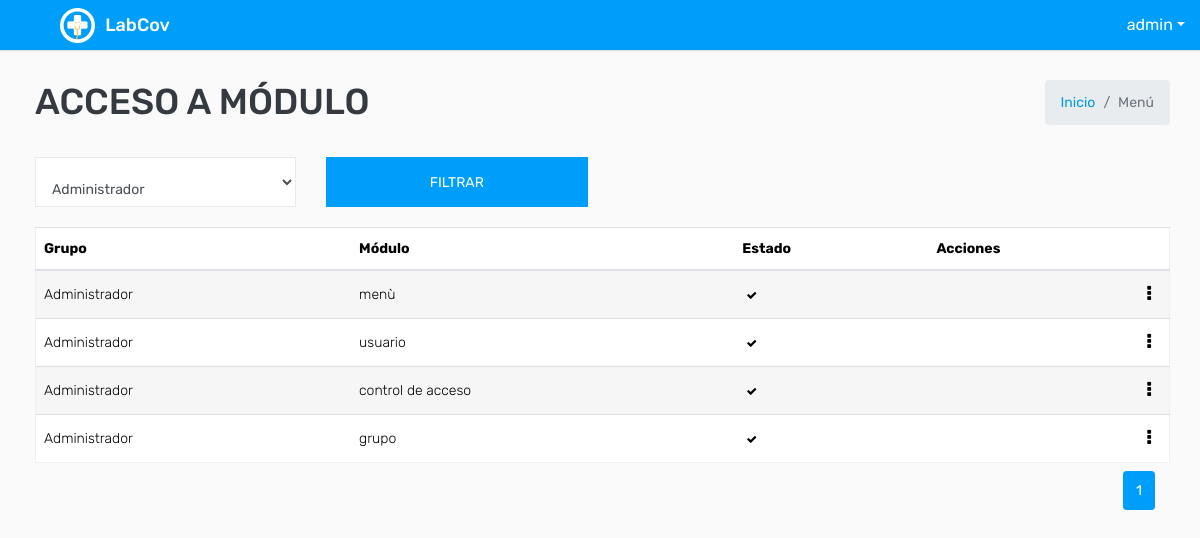
The app's page /menu/acceso/ (signed in), older data.
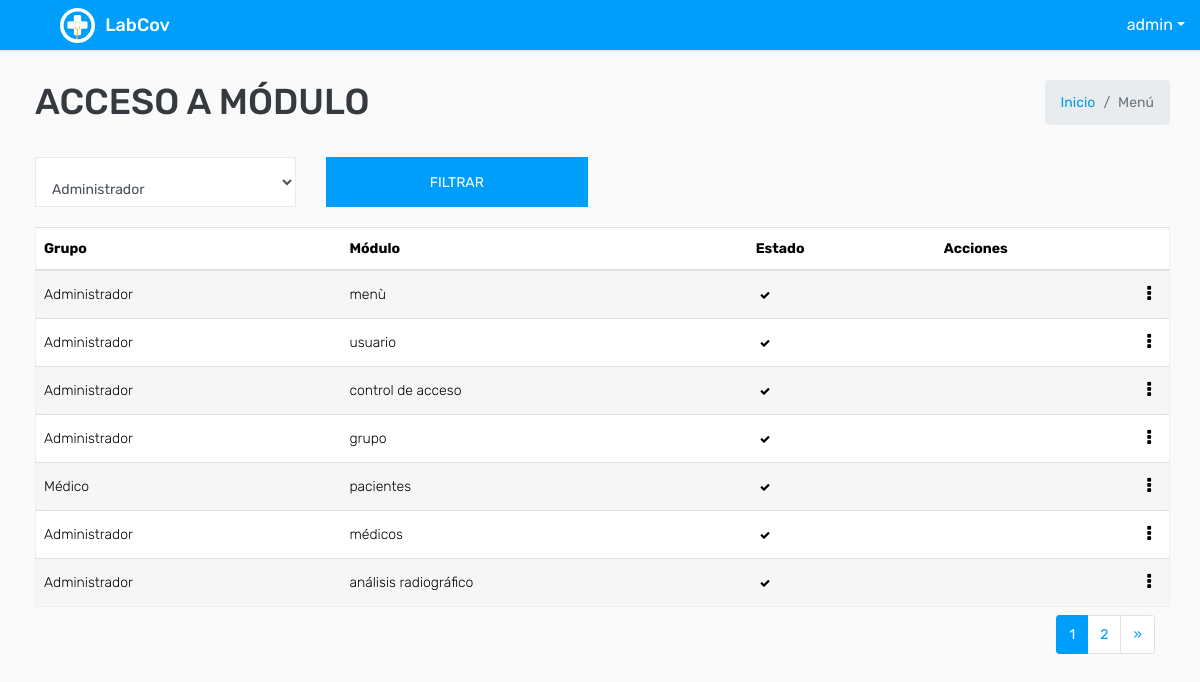
The same page, newer data.
### covid/models.py (models this page shows, shortened)
class Menu_Groups(models.Model):
    group = models.ForeignKey(Group,on_delete=models.CASCADE)
    menu = models.ForeignKey(Menu,on_delete=models.CASCADE)
    activo = models.BooleanField(default=True)

class ModeloBase(models.Model):
    class Meta:
        abstract = True
    """Model definition for ModeloBase."""
    fecha_creacion = models.DateTimeField(verbose_name='Fecha creación',auto_now_add=True)
    usuario_creacion = models.ForeignKey(settings.AUTH_USER_MODEL, verbose_name='Usuario Creación', related_name='+', blank=True, null=True,on_delete=models.PROTECT, editable=False)
    usuario_modificacion = models.ForeignKey(settings.AUTH_USER_MODEL, verbose_name='Usuario Modificación', related_name='+', blank=True, null=True,on_delete=models.PROTECT , editable=False)
    fecha_modificacion = models.DateTimeField(verbose_name='Fecha Modificación', auto_now=True)

class Menu(ModeloBase):
    titulo = models.CharField(verbose_name='Título',max_length=200)
    descripcion = models.CharField( verbose_name='Descripciòn',max_length=200)
    icono = models.ImageField(verbose_name="icono", upload_to='icon/')
    url = models.CharField(verbose_name='Url', max_length=200)
    es_modulo_principal = models.BooleanField(default=False ,verbose_name='¿Es módulo principal?')
    principal = models.ForeignKey("self", null=True, blank=True, on_delete=models.CASCADE)
    grupo = models.ManyToManyField(Group, through='Menu_Groups', verbose_name='Grupos de usuario')
    activo = models.BooleanField(default=True)
    class Meta:
        verbose_name = 'Menu'
        verbose_name_plural = 'Menus'
    def __str__(self):
        return '{}'.format(self.titulo)

### covid/views.py (the view)
# urls.py: path('menu/acceso/', key.Menu_AccesoListView.as_view(), name="menuAcceso_listar") ,
class Menu_AccesoListView(LoginRequiredMixin,PermissionRequiredMixin,ListView):
    permission_required = 'covid.view_menu_groups'
    paginate_by = 7
    model = Menu_Groups
    template_name = "menu/accesoModulo_listar.html"
    def get_queryset(self):
        busqueda = self.request.GET.get("grupo")
        queryset = Menu_Groups.objects.all().order_by("pk")
        if busqueda:
            queryset = Menu_Groups.objects.filter(
                Q(group__id__icontains= busqueda)
                ).distinct().order_by("pk")
        return queryset
    def get_context_data(self, **kwargs):
        context = super().get_context_data(**kwargs)
        context['titulo'] = " Acceso a Módulo"
        context['grupos'] = Group.objects.all()
        return context

### templates/menu/accesoModulo_listar.html (shortened to what this page needs)
{% extends 'plantillaBase.html' %} {% block content %}
<div class="mt-2">
    <form action="" method="GET">
        <div class="row filter-row">
            <div class="col-sm-6 col-md-3">
                <div class="form-group form-focus select-focus focused">
                    <select class="form-control select floating select2-hidden-accessible " name="grupo" id="id_grupo">
                        {% for dato in grupos %}
                        <option value="{{ dato.id}}">{{ dato.name }}</option>
                        {% endfor %}
                    </select>
                </div>
            </div>
            <div class="col-sm-6 col-md-3">
                <button type="submit" class="btn btn-primary btn-block"> Filtrar </button>
            </div>
        </div>
    </form>
</div>
<div class="row ">
    <div class="col-md-12">
        <div class="table-responsive">
            <div id="DataTables_Table_0_wrapper" class="dataTables_wrapper dt-bootstrap4 no-footer">
                <div class="row">
                    <div class="col-sm-12">
                        <table class="table table-border table-striped custom-table  mb-0  no-footer" id="DataTables_Table_0" role="grid" aria-describedby="DataTables_Table_0_info">
                            <thead>
                                <tr>
                                    <th>Grupo</th>
                                    <th>Módulo</th>
                                    <th>Estado</th>
                                    <th>Acciones</th>
                                </tr>
                            </thead>
                            <tbody>
                                {% for dato in object_list %}
                                <tr>
                                    <td>{{ dato.group }}</td>
                                    <td>{{ dato.menu }}</td>
                                    <td>
                                        {% if dato.activo == True%}
                                        <a class="badge " data-toggle="tooltip" data-placement="top" title="Activo"><span class="fa fa-check "></span></a> {% else %}
                                        <a class="badge " data-toggle="tooltip" data-placement="top" title="Activo"><span class="fa fa-times "></span></a> {% endif %}
                                    </td>
                                    <td class="text-right">
                                        <div class="dropdown dropdown-action">
                                            <a class="action-icon dropdown-toggle" data-toggle="dropdown" aria-expanded="false"><i class="fa fa-ellipsis-v"></i></a>
                                        </div>
                                    </td>
                                </tr>
                                {% endfor %}
                            </tbody>
                        </table>
                    </div>
                </div>
            </div>
        </div>
        <div class="container-fluid">
            <ul class="pagination pagination-sm m-0 float-right">
                <nav aria-label="Page navigation example">
                    <ul class="pagination justify-content-center mt-2">
                         {% for i in page_obj.paginator.page_range %} {% if i == page_obj.number %}
                        <li class="page-item active">
                            <a class="page-link" href="#">{{ i }}</a>
                        </li>
                        {% else %}
                        <li class="page-item">
                            <a class="page-link" href="?page={{ i }}">{{ i }}</a>
                        </li>
                        {% endif %} {% endfor %} {% if page_obj.has_next %}
                        <li class="page-item">
                            <a class="page-link" href="?page={{ page_obj.next_page_number }}">&raquo;</a>
                        </li>
                        {% endif %}
                    </ul>
                </nav>
            </ul>
        </div>
    </div>
</div>
{% endblock %}

Row changes from the older to the newer data that the page shows:
added Menu_Groups: group "Médico", menu "pacientes", activo True (drawn)
added Menu_Groups: group "Administrador", menu "médicos", activo True (drawn)
added Menu_Groups: group "Administrador", menu "análisis radiográfico", activo True (drawn)
Text that changed along with them:
new list line: "2"
